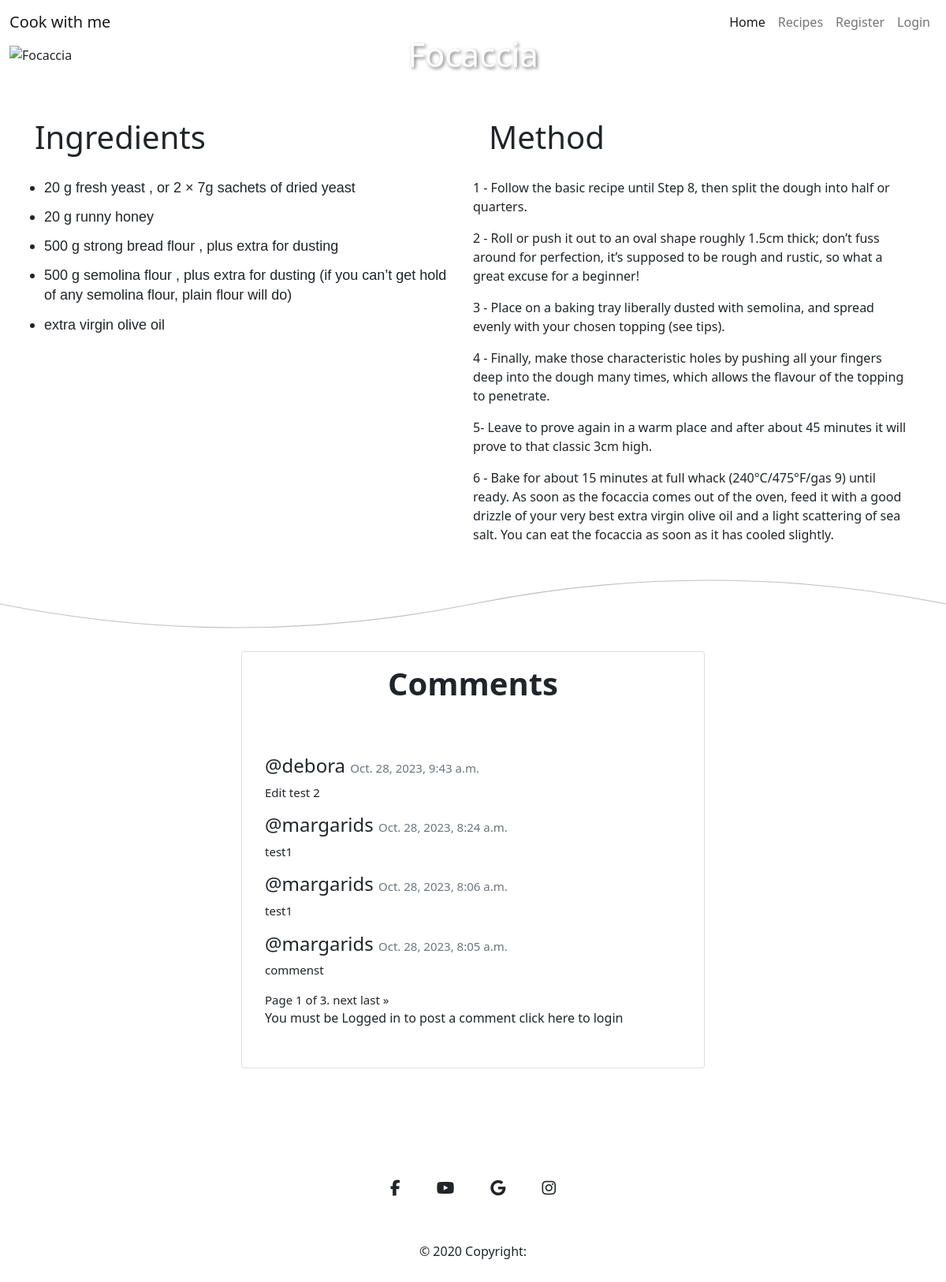
/recipes/4/, run on an earlier commit of the app's database.
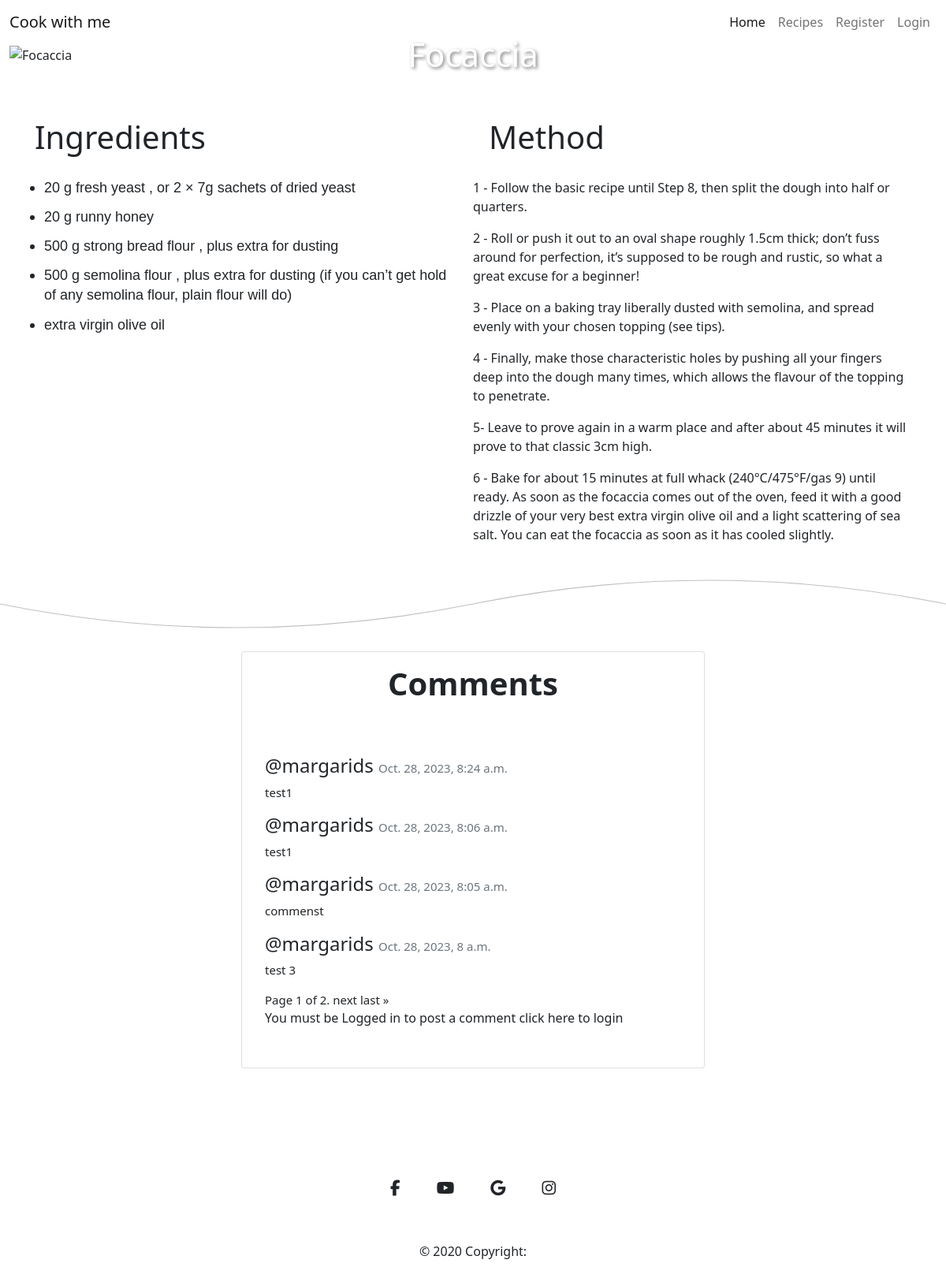
And on a later commit of the database.
### cook_recipe/models.py (models this page shows, shortened)
class Comment(models.Model):
    recipe = models.ForeignKey(Recipe, on_delete=models.CASCADE)
    user = models.ForeignKey(User, on_delete=models.CASCADE, null=True, blank=True)
    first_name = models.CharField(max_length=50, blank=True, null=True)
    last_name = models.CharField(max_length=50, blank=True, null=True)
    email = models.EmailField(max_length=50, blank=True, null=True)
    content_body = models.TextField(max_length=400)
    comment_approved = models.BooleanField(default=False)
    created_on = models.DateTimeField(auto_now_add=True)

### cook_recipe/views.py (the view, shortened to what this page needs)
# urls.py: path('recipes/<int:recipe_id>/', recipe_content, name='recipe_content'),
def recipe_content(request, recipe_id):
    recipe = get_object_or_404(Recipe, pk=recipe_id)
    comments = recipe.comment_set.all().order_by('-created_on')
    paginator = Paginator(comments, 4) # Show 4 comments per page
    page = request.GET.get('page')
    comments = paginator.get_page(page)
    form = CommentForm()
    return render(request, 'recipe_content.html', {'form':form, 'recipe':recipe, 'comments': comments})

### templates/recipe_content.html (shortened to what this page needs)
{% extends 'base.html' %}
{% load static%}
{% load crispy_forms_tags%}
{% block content %}
<div class="container-fluid">
    <div class="row">
        <div class="col-12 title-box">
            <img src="{{ recipe.recipe_image.url }}" alt="{{ recipe.title }}" class="img-fluid w-100">
            <h1>{{ recipe.title }}</h1>
        </div>
    </div>
</div>
<div class="container-fluid row mt-5">
        <div class="col-md-6">
            <h2>Ingredients</h2>
            {{ recipe.content|safe }}
        </div>
        <div class="col-md-6">
            <h2>Method</h2>
            {{ recipe.content_method|safe }}
        </div>
</div>
<svg xmlns="http://www.w3.org/2000/svg" viewBox="0 0 1000 100" preserveAspectRatio="none">
    <path d="M0 50 Q 250 100 500 50 T 1000 50" fill="none" stroke="silver" stroke-width="1"></path>
</svg>
<div class="row d-flex justify-content-center mt-100 mb-100">
    <div class="col-lg-6">
        <div class="card">
            <div class="card-body text-center">
                <h4 class="card-title fs-1">Comments</h4>
            </div>
            <div class="comment-widgets">
                <div class="d-flex flex-row comment-row m-t-0">
                    <div class="comment-text w-100">
                        {% for comment in comments %}
                             <h6 class="fs-4 mt-3">@{{ comment.user }} <span class="text-muted float-right">{{ comment.created_on }}</span></h6>
                             <span class="m-b-15 d-block">{{ comment.content_body }}</span>
                        {% endfor %}
                        <div class="pagination">
                            <span class="step-links">
                                <span class="current">
                                    Page {{ comments.number }} of {{ comments.paginator.num_pages }}.
                                </span>
                                {% if comments.has_next %}
                                    <a href="?page={{ comments.next_page_number }}">next</a>
                                    <a href="?page={{ comments.paginator.num_pages }}">last &raquo;</a>
                                {% endif %}
                            </span>
                        </div>
                        {% if user.is_authenticated %}
                            <h3>Add a Comment</h3>
                            <form method="post">
                                {% csrf_token %}
                                {{ form|crispy }}
                                <button type="submit" class="btn btn-success btn-sm mt-5">Publish</button>
                            </form>
                        {% else %}
                            <p>You must be Logged in to post a comment <a href="{% url 'account_login' %}">click here</a> to login </p>
                        {% endif %}
                    </div>
                </div>
            </div>
        </div>
    </div>
</div>
{% endblock %}

What changed in the data, as far as the page shows it:
removed Comment: user "debora", created_on "Oct. 28, 2023, 9:43 a.m.", content_body "Edit test 2"
now on this page (row unchanged): Comment: user "margarids", created_on "Oct. 28, 2023, 8 a.m.", content_body "test 3"
Also different on the page:
{{ comments.paginator.num_pages }}: "3" → "2"
